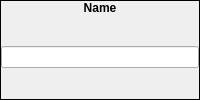
        <widget class="QFrame" name="frame_78">
         <property name="sizePolicy">
          <sizepolicy hsizetype="Preferred" vsizetype="Fixed">
           <horstretch>0</horstretch>
           <verstretch>0</verstretch>
          </sizepolicy>
         </property>
         <property name="frameShape">
          <enum>QFrame::Box</enum>
         </property>
         <property name="frameShadow">
          <enum>QFrame::Plain</enum>
         </property>
         <layout class="QVBoxLayout" name="verticalLayout_164">
          <property name="spacing">
           <number>0</number>
          </property>
          <property name="margin">
           <number>0</number>
          </property>
          <item>
           <widget class="QLabel" name="label_141">
            <property name="sizePolicy">
             <sizepolicy hsizetype="Preferred" vsizetype="Fixed">
              <horstretch>0</horstretch>
              <verstretch>0</verstretch>
             </sizepolicy>
            </property>
            <property name="font">
             <font>
              <weight>75</weight>
              <bold>true</bold>
             </font>
            </property>
            <property name="text">
             <string>Name</string>
            </property>
            <property name="alignment">
             <set>Qt::AlignCenter</set>
            </property>
           </widget>
          </item>
          <item>
           <widget class="QWidget" name="widget_88" native="true">
            <layout class="QVBoxLayout" name="verticalLayout_165">
             <property name="spacing">
              <number>0</number>
             </property>
             <property name="margin">
              <number>0</number>
             </property>
             <item>
              <widget class="QLineEdit" name="leName">
               <property name="sizePolicy">
                <sizepolicy hsizetype="Preferred" vsizetype="Fixed">
                 <horstretch>0</horstretch>
                 <verstretch>0</verstretch>
                </sizepolicy>
               </property>
               <property name="text">
                <string/>
               </property>
               <property name="maxLength">
                <number>20</number>
               </property>
              </widget>
             </item>
            </layout>
           </widget>
          </item>
         </layout>
        </widget>
